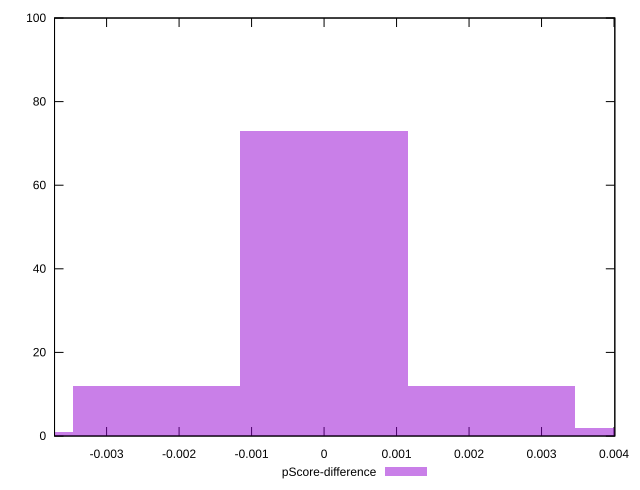

The gnuplot source for this figure:
reset

$pScoreDifference <<EOF
-0.002311842379634535 12
-0.00462368475926907 1
0 73
0.002311842379634535 12
0.00462368475926907 2
EOF

set key outside below
set boxwidth 0.002311842379634535
set xrange [-0.0037181677753553855:0.004010833622596133]
set yrange [0:100]
set trange [0:100]
set style fill transparent solid 0.5 noborder
set terminal svg size 640, 490 enhanced background rgb 'white'
set output "report_00026_2021-02-22T21:38:55.199Z/first-contentful-paint/samples/pages+cached+noadtech+nomedia/pScore-difference/histogram.svg"

plot $pScoreDifference title "pScore-difference" with boxes

reset
